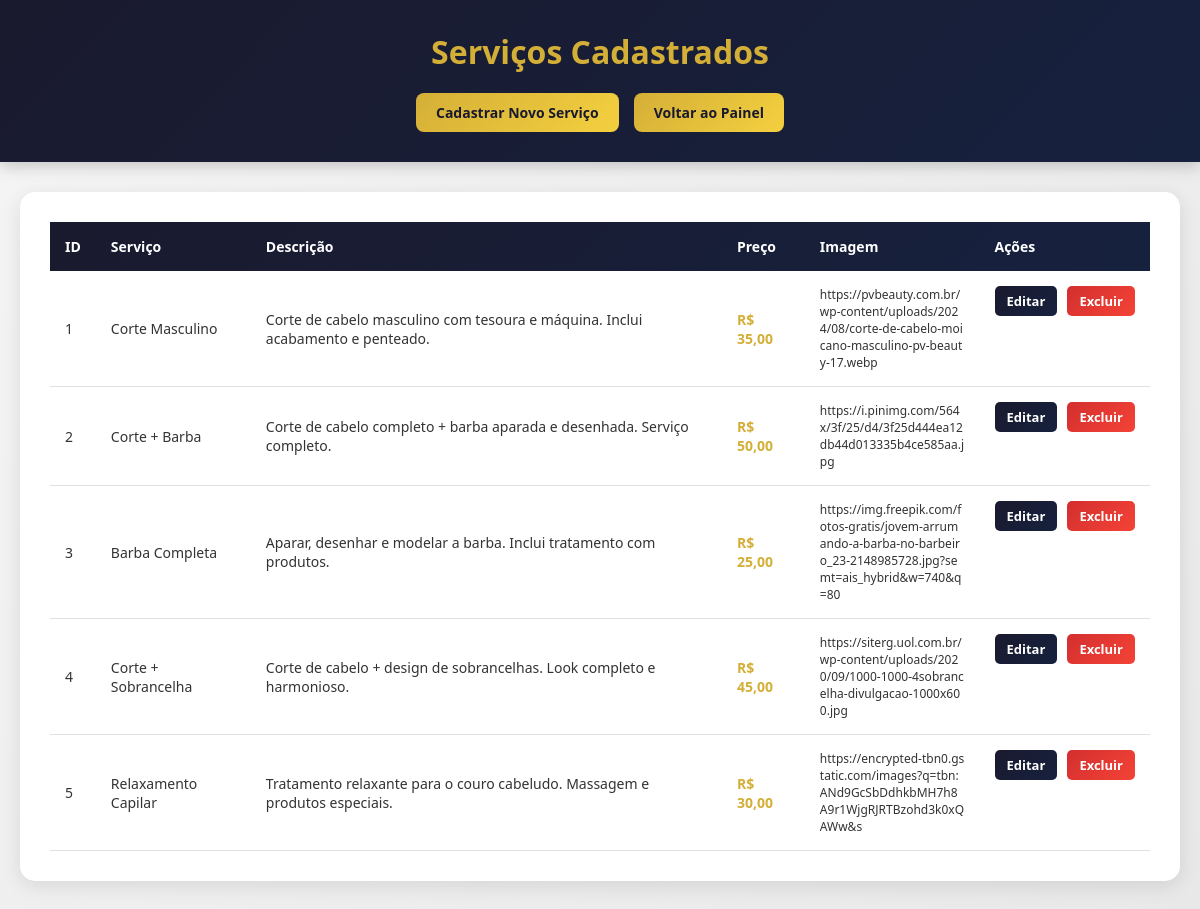
The page /admin/servicos/listar-servico.php on the database its author committed.
### tables this page shows
CREATE TABLE `servicos` (
  `id` int(11) NOT NULL,
  `servico` varchar(100) NOT NULL,
  `descricao` text NOT NULL,
  `preco` decimal(10,2) NOT NULL,
  `imagem` text DEFAULT NULL
);

### admin/servicos/listar-servico.php (the view, shortened to what this page needs)
<?php
    require_once(__DIR__ . "/../conectaMYSQL.php");
?>
<!DOCTYPE html>
<html lang="pt-BR">
<head>
</head>
<body>
    <div class="list-header">
        <h1>Serviços Cadastrados</h1>
        <div class="list-actions">
            <a href="?query=admin/servicos/cadastro-servico">Cadastrar Novo Serviço</a>
            <a href="?query=admin/servicos/painel-admin-servicos">Voltar ao Painel</a>
        </div>
    </div>
    <div class="table-container">
        <table>
            <thead>
                <tr>
                    <th>ID</th>
                    <th>Serviço</th>
                    <th>Descrição</th>
                    <th>Preço</th>
                    <th>Imagem</th>
                    <th>Ações</th>
                </tr>
            </thead>
            <tbody>
        <?php
            $sql = "SELECT * FROM servicos";
            $resultado = mysqli_query($connect, $sql);
            if(mysqli_num_rows($resultado) > 0) {
                while($dados = mysqli_fetch_array($resultado)) {
                    echo "<tr>";
                    echo "<td>" . $dados['id'] . "</td>";
                    echo "<td>" . htmlspecialchars($dados['servico']) . "</td>";
                    echo "<td>" . htmlspecialchars($dados['descricao']) . "</td>";
                    echo "<td class='price-cell'>R$ " . number_format($dados['preco'], 2, ',', '.') . "</td>";
                    echo "<td class='image-cell'>" . htmlspecialchars($dados['imagem']) . "</td>";
                    echo "<td class='actions-cell'>";
                    echo "<a href='?query=admin/servicos/servico-form-editar&id=" . $dados['id'] . "' class='btn-edit'>Editar</a>";
                    echo "<a href='?query=admin/servicos/servico-excluir&id=" . $dados['id'] . "' class='btn-delete'>Excluir</a>";
                    echo "</td>";
                    echo "</tr>";
                }
            } else {
                echo "<tr><td colspan='6' class='empty-message'>Nenhum serviço cadastrado.</td></tr>";
            }
        ?>
            </tbody>
        </table>
    </div>
</body>
</html>

### admin/servicos/listar-servico.php (style rules this page uses)
* { margin: 0; padding: 0; box-sizing: border-box; }
body { font-family: 'Segoe UI', Tahoma, Geneva, Verdana, sans-serif; background: linear-gradient(135deg, #f5f5f5 0%, #e8e8e8 100%); min-height: 100vh; padding: 40px 20px; color: #333; }
.list-header { background: linear-gradient(135deg, #1a1a2e 0%, #16213e 100%); color: #fff; padding: 30px 20px; box-shadow: 0 4px 15px rgba(0,0,0,0.2); text-align: center; margin: -40px -20px 30px -20px; }
.list-header h1 { font-size: 32px; color: #d4af37; font-weight: 700; margin-bottom: 20px; }
.list-actions { display: flex; gap: 15px; justify-content: center; flex-wrap: wrap; }
.list-actions a { padding: 10px 20px; background: linear-gradient(135deg, #d4af37 0%, #f4d03f 100%); color: #1a1a2e; text-decoration: none; border-radius: 8px; font-weight: 600; transition: all 0.3s ease; font-size: 14px; }
.table-container { max-width: 1200px; margin: 0 auto; background: #fff; padding: 30px; border-radius: 15px; box-shadow: 0 5px 20px rgba(0,0,0,0.1); overflow-x: auto; }
table { width: 100%; border-collapse: collapse; }
thead { background: linear-gradient(135deg, #1a1a2e 0%, #16213e 100%); color: #fff; }
thead th { padding: 15px; text-align: left; font-weight: 600; font-size: 14px; }
tbody tr { border-bottom: 1px solid #e0e0e0; transition: all 0.3s ease; }
tbody td { padding: 15px; font-size: 14px; color: #333; }
.image-cell { max-width: 200px; word-break: break-all; font-size: 12px; }
.price-cell { font-weight: 600; color: #d4af37; }
.actions-cell { display: flex; gap: 10px; }
.btn-edit, .btn-delete { padding: 6px 12px; border-radius: 5px; text-decoration: none; font-size: 13px; font-weight: 600; transition: all 0.3s ease; }
.btn-edit { background: linear-gradient(135deg, #1a1a2e 0%, #16213e 100%); color: #fff; }
.btn-delete { background: linear-gradient(135deg, #d32f2f 0%, #f44336 100%); color: #fff; }

### rows shown on the page
servicos: id "1", servico "Corte Masculino", descricao "Corte de cabelo masculino com tesoura e máquina. Inclui acabamento e penteado.", preco "35,00", imagem "https://pvbeauty.com.br/wp-content/uploads/2024/08/corte-de-cabelo-moicano-masculino-pv-beauty-17.webp"
servicos: id "2", servico "Corte + Barba", descricao "Corte de cabelo completo + barba aparada e desenhada. Serviço completo.", preco "50,00", imagem "https://i.pinimg.com/564x/3f/25/d4/3f25d444ea12db44d013335b4ce585aa.jpg"
servicos: id "3", servico "Barba Completa", descricao "Aparar, desenhar e modelar a barba. Inclui tratamento com produtos.", preco "25,00", imagem "https://img.freepik.com/fotos-gratis/jovem-arrumando-a-barba-no-barbeiro_23-2148985728.jpg?semt=ais_hybrid&w=740&q=80"
servicos: id "4", servico "Corte + Sobrancelha", descricao "Corte de cabelo + design de sobrancelhas. Look completo e harmonioso.", preco "45,00", imagem "https://siterg.uol.com.br/wp-content/uploads/2020/09/1000-1000-4sobrancelha-divulgacao-1000x600.jpg"
servicos: id "5", servico "Relaxamento Capilar", descricao "Tratamento relaxante para o couro cabeludo. Massagem e produtos especiais.", preco "30,00", imagem "https://encrypted-tbn0.gstatic.com/images?q=tbn:ANd9GcSbDdhkbMH7h8A9r1WjgRJRTBzohd3k0xQAWw&s"
